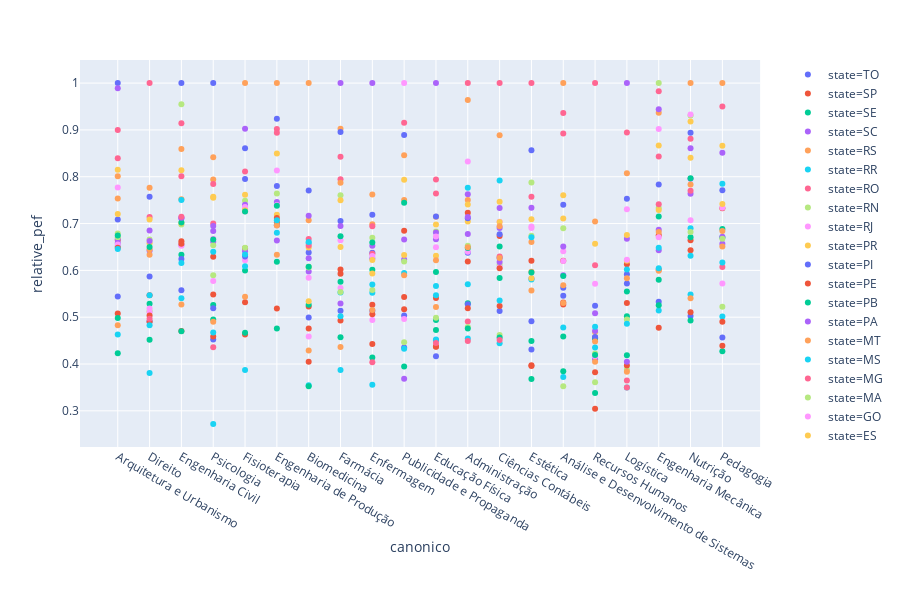

Source (notebook cell):
### Code cell
df = spark.sql("""WITH base as(
select distinct
    offers.university_id AS university_id,
    universities.name AS ies,
    offers.id AS offer_id,
    offers.course_id AS course_id,
    offers.discount_percentage,
    offers.visible,
    offers.offered_price,
    university_offers.full_price,
    campuses.city,
    campuses.state,
    courses.name AS curso,
    clean.name AS canonico,
    courses.kind,
    courses.level,
    courses.shift,
    pre_enrollment_fees.value,
    pre_enrollment_fees.original_value, 
    fee_experiment_alternatives.name AS alternative,
    fee_experiment_alternatives.id AS id_alternative,
    fee_experiment_alternatives.ratio,
    pre_enrollment_fees.value/university_offers.full_price AS pef_full,
    courses.digital_admission
    

from querobolsa_production.offers
    join querobolsa_production.university_offers on university_offers.id=offers.university_offer_id
    join querobolsa_production.pre_enrollment_fees on pre_enrollment_fees.offer_id=offers.id
    join querobolsa_production.courses on courses.id=offers.course_id
    join querobolsa_production.universities on universities.id = offers.university_id
    join querobolsa_production.levels on courses.level = levels.name
    join querobolsa_production.kinds on courses.kind = kinds.name
    join querobolsa_production.experiment_pre_enrollment_fees on pre_enrollment_fees.id = experiment_pre_enrollment_fees.pre_enrollment_fee_id
    join querobolsa_production.fee_experiment_alternatives on fee_experiment_alternatives.id = experiment_pre_enrollment_fees.fee_experiment_alternative_id
    join querobolsa_production.campuses ON courses.campus_id = campuses.id
    join querobolsa_production.canonical_courses can ON courses.canonical_course_id = can.id
    join querobolsa_production.canonical_courses clean ON clean.id = can.clean_canonical_course_id

where
    1=1
    and pre_enrollment_fees.enabled
    and offers.enabled
    and offers.visible
    and fee_experiment_alternatives.ratio <> 0
    and levels.parent_id = 1
    and kinds.parent_id = 1
    and fee_experiment_alternatives.name IN ('baseline')
    and clean.id IN (2,10,14,34,48,115,121,140,153,170,192,211,214,217,257,288,869,341,346,356)
  
      
order by
1,17
),

base_ordem AS(
SELECT
canonico,
AVG(value) AS pef_geral
FROM
base
GROUP BY
1
),

base2 AS(
SELECT
state,
base.canonico,
base_ordem.pef_geral,
AVG(value) AS pef,
AVG(original_value) AS pef_o


FROM
base
JOIN
base_ordem ON base.canonico = base_ordem.canonico

GROUP BY
1,2,3

ORDER BY
1 desc,3 desc
)

SELECT
state,
canonico,
pef_geral,
pef,
pef_o,
MAX(pef) OVER
  (partition by canonico) AS max_pef,
pef/MAX(pef) OVER
  (partition by canonico) AS relative_pef

FROM
base2

ORDER BY 1 desc,3 desc""").toPandas()

fig = px.scatter(df, x='canonico', y='relative_pef', color='state')
fig.show()

### Figure 1 — Plotly figure (JSON) as saved in the notebook; plotly's stock layout.template omitted (floating-point values rounded to 4 significant figures)
{"data": [{"hoverlabel": {"namelength": 0}, "hovertemplate": "state=TO<br>canonico=%{x}<br>relative_pef=%{y}", "legendgroup": "state=TO", "marker": {"color": "#636efa", "symbol": "circle"}, "mode": "markers", "name": "state=TO", "showlegend": true, "type": "scatter", "x": ["Arquitetura e Urbanismo", "Direito", "Engenharia Civil", "Psicologia", "Fisioterapia", "Engenharia de Produção", "Biomedicina", "Farmácia", "Enfermagem", "Publicidade e Propaganda", "Educação Física", "Administração", "Ciências Contábeis", "Estética", "Análise e Desenvolvimento de Sistemas", "Recursos Humanos", "Logística"], "xaxis": "x", "y": [0.7088, 0.5871, 0.5578, 0.4523, 0.7951, 0.9241, 0.6384, 0.7055, 0.6377, 0.5038, 0.451, 0.6376, 0.6263, 0.4913, 0.5628, 0.4561, 0.5718], "yaxis": "y"}, {"hoverlabel": {"namelength": 0}, "hovertemplate": "state=SP<br>canonico=%{x}<br>relative_pef=%{y}", "legendgroup": "state=SP", "marker": {"color": "#EF553B", "symbol": "circle"}, "mode": "markers", "name": "state=SP", "showlegend": true, "type": "scatter", "x": ["Arquitetura e Urbanismo", "Direito", "Engenharia Civil", "Engenharia Mecânica", "Psicologia", "Fisioterapia", "Engenharia de Produção", "Biomedicina", "Farmácia", "Enfermagem", "Nutrição", "Publicidade e Propaganda", "Educação Física", "Administração", "Ciências Contábeis", "Estética", "Análise e Desenvolvimento de Sistemas", "Recursos Humanos", "Pedagogia", "Logística"], "xaxis": "x", "y": [0.6649, 0.5471, 0.6623, 0.675, 0.629, 0.6471, 0.7022, 0.5231, 0.5929, 0.5267, 0.6641, 0.6849, 0.5409, 0.723, 0.6734, 0.6204, 0.6205, 0.456, 0.7328, 0.6133], "yaxis": "y"}, {"hoverlabel": {"namelength": 0}, "hovertemplate": "state=SE<br>canonico=%{x}<br>relative_pef=%{y}", "legendgroup": "state=SE", "marker": {"color": "#00cc96", "symbol": "circle"}, "mode": "markers", "name": "state=SE", "showlegend": true, "type": "scatter", "x": ["Arquitetura e Urbanismo", "Direito", "Engenharia Civil", "Engenharia Mecânica", "Psicologia", "Fisioterapia", "Engenharia de Produção", "Biomedicina", "Farmácia", "Enfermagem", "Nutrição", "Educação Física", "Administração", "Ciências Contábeis", "Estética", "Análise e Desenvolvimento de Sistemas", "Recursos Humanos", "Pedagogia", "Logística"], "xaxis": "x", "y": [0.4232, 0.5285, 0.6332, 0.5798, 0.5263, 0.5997, 0.6185, 0.5264, 0.5756, 0.6013, 0.6708, 0.4728, 0.5296, 0.5839, 0.4493, 0.3844, 0.4547, 0.67, 0.5019], "yaxis": "y"}, {"hoverlabel": {"namelength": 0}, "hovertemplate": "state=SC<br>canonico=%{x}<br>relative_pef=%{y}", "legendgroup": "state=SC", "marker": {"color": "#ab63fa", "symbol": "circle"}, "mode": "markers", "name": "state=SC", "showlegend": true, "type": "scatter", "x": ["Arquitetura e Urbanismo", "Direito", "Engenharia Civil", "Engenharia Mecânica", "Psicologia", "Fisioterapia", "Engenharia de Produção", "Biomedicina", "Farmácia", "Enfermagem", "Nutrição", "Publicidade e Propaganda", "Educação Física", "Administração", "Ciências Contábeis", "Estética", "Análise e Desenvolvimento de Sistemas", "Recursos Humanos", "Pedagogia", "Logística"], "xaxis": "x", "y": [0.6672, 0.6417, 0.654, 0.6433, 0.6613, 0.6407, 0.6637, 0.5976, 0.6947, 0.6526, 0.7956, 0.6234, 0.6663, 0.7625, 0.7335, 0.7338, 0.5897, 0.4104, 0.657, 1], "yaxis": "y"}, {"hoverlabel": {"namelength": 0}, "hovertemplate": "state=RS<br>canonico=%{x}<br>relative_pef=%{y}", "legendgroup": "state=RS", "marker": {"color": "#FFA15A", "symbol": "circle"}, "mode": "markers", "name": "state=RS", "showlegend": true, "type": "scatter", "x": ["Arquitetura e Urbanismo", "Direito", "Engenharia Civil", "Engenharia Mecânica", "Psicologia", "Fisioterapia", "Engenharia de Produção", "Biomedicina", "Farmácia", "Enfermagem", "Nutrição", "Publicidade e Propaganda", "Educação Física", "Administração", "Ciências Contábeis", "Estética", "Análise e Desenvolvimento de Sistemas", "Recursos Humanos", "Pedagogia", "Logística"], "xaxis": "x", "y": [0.801, 0.6448, 0.8593, 0.9367, 0.7939, 1, 1, 1, 0.9024, 0.762, 1, 0.7502, 0.7145, 0.9639, 0.8885, 0.6606, 1, 0.7043, 1, 0.8077], "yaxis": "y"}, {"hoverlabel": {"namelength": 0}, "hovertemplate": "state=RR<br>canonico=%{x}<br>relative_pef=%{y}", "legendgroup": "state=RR", "marker": {"color": "#19d3f3", "symbol": "circle"}, "mode": "markers", "name": "state=RR", "showlegend": true, "type": "scatter", "x": ["Arquitetura e Urbanismo", "Direito", "Engenharia Civil", "Engenharia Mecânica", "Psicologia", "Fisioterapia", "Biomedicina", "Farmácia", "Enfermagem", "Nutrição", "Educação Física", "Administração", "Ciências Contábeis", "Pedagogia", "Logística"], "xaxis": "x", "y": [0.4628, 0.3807, 0.5407, 0.5144, 0.2721, 0.3875, 0.3548, 0.3872, 0.3558, 0.5486, 0.4525, 0.4546, 0.4444, 0.5014, 0.3499], "yaxis": "y"}, {"hoverlabel": {"namelength": 0}, "hovertemplate": "state=RO<br>canonico=%{x}<br>relative_pef=%{y}", "legendgroup": "state=RO", "marker": {"color": "#FF6692", "symbol": "circle"}, "mode": "markers", "name": "state=RO", "showlegend": true, "type": "scatter", "x": ["Arquitetura e Urbanismo", "Direito", "Engenharia Civil", "Engenharia Mecânica", "Psicologia", "Fisioterapia", "Engenharia de Produção", "Biomedicina", "Farmácia", "Enfermagem", "Nutrição", "Educação Física", "Administração", "Ciências Contábeis", "Estética", "Análise e Desenvolvimento de Sistemas", "Recursos Humanos", "Pedagogia", "Logística"], "xaxis": "x", "y": [0.8997, 1, 0.914, 0.9828, 0.7002, 0.7264, 0.902, 0.6668, 0.7948, 0.6355, 0.8814, 0.7941, 0.4908, 0.6295, 1, 0.8921, 1, 0.6074, 0.3647], "yaxis": "y"}, {"hoverlabel": {"namelength": 0}, "hovertemplate": "state=RN<br>canonico=%{x}<br>relative_pef=%{y}", "legendgroup": "state=RN", "marker": {"color": "#B6E880", "symbol": "circle"}, "mode": "markers", "name": "state=RN", "showlegend": true, "type": "scatter", "x": ["Arquitetura e Urbanismo", "Direito", "Engenharia Civil", "Engenharia Mecânica", "Psicologia", "Fisioterapia", "Engenharia de Produção", "Biomedicina", "Farmácia", "Enfermagem", "Nutrição", "Publicidade e Propaganda", "Educação Física", "Administração", "Ciências Contábeis", "Estética", "Análise e Desenvolvimento de Sistemas", "Recursos Humanos", "Pedagogia", "Logística"], "xaxis": "x", "y": [0.6708, 0.5125, 0.9549, 1, 0.6536, 0.7486, 0.6975, 0.6079, 0.7603, 0.6696, 0.9306, 0.6188, 0.6831, 0.479, 0.4619, 0.6738, 0.3526, 0.3608, 0.5223, 0.3875], "yaxis": "y"}, {"hoverlabel": {"namelength": 0}, "hovertemplate": "state=RJ<br>canonico=%{x}<br>relative_pef=%{y}", "legendgroup": "state=RJ", "marker": {"color": "#FF97FF", "symbol": "circle"}, "mode": "markers", "name": "state=RJ", "showlegend": true, "type": "scatter", "x": ["Arquitetura e Urbanismo", "Direito", "Engenharia Civil", "Engenharia Mecânica", "Psicologia", "Fisioterapia", "Engenharia de Produção", "Biomedicina", "Farmácia", "Enfermagem", "Nutrição", "Publicidade e Propaganda", "Educação Física", "Administração", "Ciências Contábeis", "Estética", "Análise e Desenvolvimento de Sistemas", "Recursos Humanos", "Pedagogia", "Logística"], "xaxis": "x", "y": [0.7771, 0.5107, 0.7131, 0.9017, 0.6677, 0.6215, 0.8135, 0.4586, 0.5626, 0.4938, 0.707, 1, 0.6492, 0.8324, 0.7036, 0.6936, 0.6407, 0.5716, 0.7337, 0.7305], "yaxis": "y"}, {"hoverlabel": {"namelength": 0}, "hovertemplate": "state=PR<br>canonico=%{x}<br>relative_pef=%{y}", "legendgroup": "state=PR", "marker": {"color": "#FECB52", "symbol": "circle"}, "mode": "markers", "name": "state=PR", "showlegend": true, "type": "scatter", "x": ["Arquitetura e Urbanismo", "Direito", "Engenharia Civil", "Engenharia Mecânica", "Psicologia", "Fisioterapia", "Engenharia de Produção", "Biomedicina", "Farmácia", "Enfermagem", "Nutrição", "Publicidade e Propaganda", "Educação Física", "Administração", "Ciências Contábeis", "Estética", "Análise e Desenvolvimento de Sistemas", "Recursos Humanos", "Pedagogia", "Logística"], "xaxis": "x", "y": [0.8147, 0.658, 0.8141, 0.8666, 0.7552, 0.7614, 0.7187, 0.6487, 0.7497, 0.5933, 0.8404, 0.7934, 0.6313, 0.7044, 0.7032, 0.7093, 0.7602, 0.4679, 0.7419, 0.6207], "yaxis": "y"}, {"hoverlabel": {"namelength": 0}, "hovertemplate": "state=PI<br>canonico=%{x}<br>relative_pef=%{y}", "legendgroup": "state=PI", "marker": {"color": "#636efa", "symbol": "circle"}, "mode": "markers", "name": "state=PI", "showlegend": true, "type": "scatter", "x": ["Arquitetura e Urbanismo", "Direito", "Engenharia Civil", "Engenharia Mecânica", "Psicologia", "Fisioterapia", "Engenharia de Produção", "Biomedicina", "Farmácia", "Enfermagem", "Nutrição", "Publicidade e Propaganda", "Educação Física", "Administração", "Ciências Contábeis", "Estética", "Análise e Desenvolvimento de Sistemas", "Recursos Humanos", "Pedagogia", "Logística"], "xaxis": "x", "y": [0.544, 0.4909, 0.6244, 0.5328, 0.5191, 0.6299, 0.6967, 0.4992, 0.5139, 0.5138, 0.5025, 0.4355, 0.4168, 0.5276, 0.5131, 0.4307, 0.5456, 0.4579, 0.4566, 0.5918], "yaxis": "y"}, {"hoverlabel": {"namelength": 0}, "hovertemplate": "state=PE<br>canonico=%{x}<br>relative_pef=%{y}", "legendgroup": "state=PE", "marker": {"color": "#EF553B", "symbol": "circle"}, "mode": "markers", "name": "state=PE", "showlegend": true, "type": "scatter", "x": ["Arquitetura e Urbanismo", "Direito", "Engenharia Civil", "Engenharia Mecânica", "Psicologia", "Fisioterapia", "Engenharia de Produção", "Biomedicina", "Farmácia", "Enfermagem", "Nutrição", "Publicidade e Propaganda", "Educação Física", "Administração", "Ciências Contábeis", "Estética", "Análise e Desenvolvimento de Sistemas", "Recursos Humanos", "Pedagogia", "Logística"], "xaxis": "x", "y": [0.5077, 0.5036, 0.4705, 0.4773, 0.459, 0.4631, 0.5188, 0.4051, 0.4929, 0.443, 0.5107, 0.5172, 0.4376, 0.5189, 0.5241, 0.3974, 0.5272, 0.3046, 0.4903, 0.3971], "yaxis": "y"}, {"hoverlabel": {"namelength": 0}, "hovertemplate": "state=PB<br>canonico=%{x}<br>relative_pef=%{y}", "legendgroup": "state=PB", "marker": {"color": "#00cc96", "symbol": "circle"}, "mode": "markers", "name": "state=PB", "showlegend": true, "type": "scatter", "x": ["Arquitetura e Urbanismo", "Direito", "Engenharia Civil", "Engenharia Mecânica", "Psicologia", "Fisioterapia", "Engenharia de Produção", "Biomedicina", "Farmácia", "Enfermagem", "Nutrição", "Publicidade e Propaganda", "Educação Física", "Administração", "Ciências Contábeis", "Estética", "Análise e Desenvolvimento de Sistemas", "Recursos Humanos", "Pedagogia", "Logística"], "xaxis": "x", "y": [0.4981, 0.4518, 0.47, 0.5255, 0.4951, 0.4668, 0.4756, 0.3524, 0.457, 0.4141, 0.493, 0.3947, 0.494, 0.4761, 0.4565, 0.3681, 0.4589, 0.3384, 0.4273, 0.4186], "yaxis": "y"}, {"hoverlabel": {"namelength": 0}, "hovertemplate": "state=PA<br>canonico=%{x}<br>relative_pef=%{y}", "legendgroup": "state=PA", "marker": {"color": "#ab63fa", "symbol": "circle"}, "mode": "markers", "name": "state=PA", "showlegend": true, "type": "scatter", "x": ["Arquitetura e Urbanismo", "Direito", "Engenharia Civil", "Engenharia Mecânica", "Psicologia", "Fisioterapia", "Engenharia de Produção", "Biomedicina", "Farmácia", "Enfermagem", "Nutrição", "Publicidade e Propaganda", "Educação Física", "Administração", "Ciências Contábeis", "Estética", "Análise e Desenvolvimento de Sistemas", "Recursos Humanos", "Pedagogia", "Logística"], "xaxis": "x", "y": [0.6584, 0.6849, 0.7107, 0.687, 0.695, 0.7403, 0.746, 0.6259, 0.5295, 0.6255, 0.7634, 0.6661, 0.6811, 0.6775, 0.6906, 0.5827, 0.651, 0.4708, 0.672, 0.6675], "yaxis": "y"}, {"hoverlabel": {"namelength": 0}, "hovertemplate": "state=MT<br>canonico=%{x}<br>relative_pef=%{y}", "legendgroup": "state=MT", "marker": {"color": "#FFA15A", "symbol": "circle"}, "mode": "markers", "name": "state=MT", "showlegend": true, "type": "scatter", "x": ["Arquitetura e Urbanismo", "Direito", "Engenharia Civil", "Engenharia Mecânica", "Psicologia", "Fisioterapia", "Engenharia de Produção", "Biomedicina", "Farmácia", "Enfermagem", "Nutrição", "Publicidade e Propaganda", "Educação Física", "Administração", "Ciências Contábeis", "Estética", "Análise e Desenvolvimento de Sistemas", "Recursos Humanos", "Pedagogia", "Logística"], "xaxis": "x", "y": [0.7535, 0.6336, 0.7517, 0.682, 0.8417, 0.7307, 0.696, 0.7071, 0.7874, 0.6987, 0.7832, 0.8457, 0.6214, 0.7504, 0.6941, 0.5971, 0.5683, 0.4479, 0.6511, 0.3835], "yaxis": "y"}, {"hoverlabel": {"namelength": 0}, "hovertemplate": "state=MS<br>canonico=%{x}<br>relative_pef=%{y}", "legendgroup": "state=MS", "marker": {"color": "#19d3f3", "symbol": "circle"}, "mode": "markers", "name": "state=MS", "showlegend": true, "type": "scatter", "x": ["Arquitetura e Urbanismo", "Direito", "Engenharia Civil", "Engenharia Mecânica", "Psicologia", "Fisioterapia", "Engenharia de Produção", "Biomedicina", "Farmácia", "Enfermagem", "Nutrição", "Publicidade e Propaganda", "Educação Física", "Administração", "Ciências Contábeis", "Estética", "Análise e Desenvolvimento de Sistemas", "Recursos Humanos", "Pedagogia", "Logística"], "xaxis": "x", "y": [0.6511, 0.5467, 0.6158, 0.6482, 0.6397, 0.6337, 0.6803, 0.6584, 0.5528, 0.5521, 0.6898, 0.5946, 0.5664, 0.7767, 0.7921, 0.5806, 0.4779, 0.4795, 0.7849, 0.6021], "yaxis": "y"}, {"hoverlabel": {"namelength": 0}, "hovertemplate": "state=MG<br>canonico=%{x}<br>relative_pef=%{y}", "legendgroup": "state=MG", "marker": {"color": "#FF6692", "symbol": "circle"}, "mode": "markers", "name": "state=MG", "showlegend": true, "type": "scatter", "x": ["Arquitetura e Urbanismo", "Direito", "Engenharia Civil", "Engenharia Mecânica", "Psicologia", "Fisioterapia", "Engenharia de Produção", "Biomedicina", "Farmácia", "Enfermagem", "Nutrição", "Publicidade e Propaganda", "Educação Física", "Administração", "Ciências Contábeis", "Estética", "Análise e Desenvolvimento de Sistemas", "Recursos Humanos", "Pedagogia", "Logística"], "xaxis": "x", "y": [0.8396, 0.7139, 0.8013, 0.8433, 0.7845, 0.8111, 0.8937, 0.653, 0.8427, 0.6945, 0.7699, 0.9156, 0.7641, 1, 1, 0.7572, 0.9359, 0.6109, 0.9501, 0.8942], "yaxis": "y"}, {"hoverlabel": {"namelength": 0}, "hovertemplate": "state=MA<br>canonico=%{x}<br>relative_pef=%{y}", "legendgroup": "state=MA", "marker": {"color": "#B6E880", "symbol": "circle"}, "mode": "markers", "name": "state=MA", "showlegend": true, "type": "scatter", "x": ["Arquitetura e Urbanismo", "Direito", "Engenharia Civil", "Engenharia Mecânica", "Psicologia", "Fisioterapia", "Engenharia de Produção", "Biomedicina", "Farmácia", "Enfermagem", "Nutrição", "Publicidade e Propaganda", "Educação Física", "Administração", "Ciências Contábeis", "Estética", "Análise e Desenvolvimento de Sistemas", "Recursos Humanos", "Pedagogia", "Logística"], "xaxis": "x", "y": [0.6786, 0.6661, 0.698, 0.7333, 0.5894, 0.6482, 0.7642, 0.6061, 0.554, 0.5582, 0.6818, 0.4463, 0.499, 0.6528, 0.612, 0.7875, 0.69, 0.4225, 0.6677, 0.4951], "yaxis": "y"}, {"hoverlabel": {"namelength": 0}, "hovertemplate": "state=GO<br>canonico=%{x}<br>relative_pef=%{y}", "legendgroup": "state=GO", "marker": {"color": "#FF97FF", "symbol": "circle"}, "mode": "markers", "name": "state=GO", "showlegend": true, "type": "scatter", "x": ["Arquitetura e Urbanismo", "Direito", "Engenharia Civil", "Engenharia Mecânica", "Psicologia", "Fisioterapia", "Engenharia de Produção", "Biomedicina", "Farmácia", "Enfermagem", "Nutrição", "Publicidade e Propaganda", "Educação Física", "Administração", "Ciências Contábeis", "Estética", "Análise e Desenvolvimento de Sistemas", "Recursos Humanos", "Pedagogia", "Logística"], "xaxis": "x", "y": [0.6551, 0.5184, 0.6528, 0.6708, 0.5775, 0.7351, 0.7394, 0.5844, 0.6643, 0.6306, 0.9331, 0.496, 0.6723, 0.6399, 0.6066, 0.6903, 0.6199, 0.4166, 0.572, 0.6225], "yaxis": "y"}, {"hoverlabel": {"namelength": 0}, "hovertemplate": "state=ES<br>canonico=%{x}<br>relative_pef=%{y}", "legendgroup": "state=ES", "marker": {"color": "#FECB52", "symbol": "circle"}, "mode": "markers", "name": "state=ES", "showlegend": true, "type": "scatter", "x": ["Arquitetura e Urbanismo", "Direito", "Engenharia Civil", "Engenharia Mecânica", "Psicologia", "Fisioterapia", "Engenharia de Produção", "Biomedicina", "Farmácia", "Enfermagem", "Nutrição", "Publicidade e Propaganda", "Educação Física", "Administração", "Ciências Contábeis", "Estética", "Análise e Desenvolvimento de Sistemas", "Recursos Humanos", "Pedagogia", "Logística"], "xaxis": "x", "y": [0.7206, 0.7086, 0.7014, 0.7289, 0.7571, 0.7286, 0.8499, 0.534, 0.6502, 0.6223, 0.9182, 0.6327, 0.6977, 0.7409, 0.7464, 0.5833, 0.7108, 0.6567, 0.8663, 0.6755], "yaxis": "y"}, {"hoverlabel": {"namelength": 0}, "hovertemplate": "state=DF<br>canonico=%{x}<br>relative_pef=%{y}", "legendgroup": "state=DF", "marker": {"color": "#636efa", "symbol": "circle"}, "mode": "markers", "name": "state=DF", "showlegend": true, "type": "scatter", "x": ["Arquitetura e Urbanismo", "Direito", "Engenharia Civil", "Engenharia Mecânica", "Psicologia", "Fisioterapia", "Engenharia de Produção", "Biomedicina", "Farmácia", "Enfermagem", "Nutrição", "Publicidade e Propaganda", "Educação Física", "Administração", "Ciências Contábeis", "Estética", "Análise e Desenvolvimento de Sistemas", "Recursos Humanos", "Pedagogia", "Logística"], "xaxis": "x", "y": [1, 0.7571, 1, 0.7833, 1, 0.8606, 0.7801, 0.7708, 0.8957, 0.7187, 0.8938, 0.8891, 0.715, 0.7114, 0.677, 0.8565, 0.7402, 0.5245, 0.771, 0.7527], "yaxis": "y"}, {"hoverlabel": {"namelength": 0}, "hovertemplate": "state=CE<br>canonico=%{x}<br>relative_pef=%{y}", "legendgroup": "state=CE", "marker": {"color": "#EF553B", "symbol": "circle"}, "mode": "markers", "name": "state=CE", "showlegend": true, "type": "scatter", "x": ["Arquitetura e Urbanismo", "Direito", "Engenharia Civil", "Engenharia Mecânica", "Psicologia", "Fisioterapia", "Engenharia de Produção", "Biomedicina", "Farmácia", "Enfermagem", "Nutrição", "Publicidade e Propaganda", "Educação Física", "Administração", "Ciências Contábeis", "Estética", "Análise e Desenvolvimento de Sistemas", "Recursos Humanos", "Pedagogia", "Logística"], "xaxis": "x", "y": [0.6481, 0.4904, 0.657, 0.6011, 0.5483, 0.5317, 0.7121, 0.4759, 0.602, 0.5062, 0.6432, 0.543, 0.4369, 0.6191, 0.6046, 0.3956, 0.5313, 0.3823, 0.4388, 0.5305], "yaxis": "y"}, {"hoverlabel": {"namelength": 0}, "hovertemplate": "state=BA<br>canonico=%{x}<br>relative_pef=%{y}", "legendgroup": "state=BA", "marker": {"color": "#00cc96", "symbol": "circle"}, "mode": "markers", "name": "state=BA", "showlegend": true, "type": "scatter", "x": ["Arquitetura e Urbanismo", "Direito", "Engenharia Civil", "Engenharia Mecânica", "Psicologia", "Fisioterapia", "Engenharia de Produção", "Biomedicina", "Farmácia", "Enfermagem", "Nutrição", "Publicidade e Propaganda", "Educação Física", "Administração", "Ciências Contábeis", "Estética", "Análise e Desenvolvimento de Sistemas", "Recursos Humanos", "Pedagogia", "Logística"], "xaxis": "x", "y": [0.6746, 0.6501, 0.7023, 0.715, 0.666, 0.7256, 0.7383, 0.6075, 0.6726, 0.6595, 0.7969, 0.7445, 0.5967, 0.648, 0.6508, 0.5957, 0.5881, 0.4193, 0.6882, 0.5548], "yaxis": "y"}, {"hoverlabel": {"namelength": 0}, "hovertemplate": "state=AP<br>canonico=%{x}<br>relative_pef=%{y}", "legendgroup": "state=AP", "marker": {"color": "#ab63fa", "symbol": "circle"}, "mode": "markers", "name": "state=AP", "showlegend": true, "type": "scatter", "x": ["Arquitetura e Urbanismo", "Direito", "Engenharia Civil", "Engenharia Mecânica", "Psicologia", "Fisioterapia", "Biomedicina", "Farmácia", "Enfermagem", "Nutrição", "Publicidade e Propaganda", "Educação Física", "Administração", "Ciências Contábeis", "Recursos Humanos", "Pedagogia", "Logística"], "xaxis": "x", "y": [0.9889, 0.663, 0.7123, 0.944, 0.684, 0.9025, 0.7167, 1, 1, 0.861, 0.3687, 1, 0.7138, 0.6178, 0.5085, 0.8511, 0.4048], "yaxis": "y"}, {"hoverlabel": {"namelength": 0}, "hovertemplate": "state=AM<br>canonico=%{x}<br>relative_pef=%{y}", "legendgroup": "state=AM", "marker": {"color": "#FFA15A", "symbol": "circle"}, "mode": "markers", "name": "state=AM", "showlegend": true, "type": "scatter", "x": ["Arquitetura e Urbanismo", "Direito", "Engenharia Civil", "Engenharia Mecânica", "Psicologia", "Fisioterapia", "Engenharia de Produção", "Biomedicina", "Farmácia", "Enfermagem", "Nutrição", "Publicidade e Propaganda", "Educação Física", "Administração", "Ciências Contábeis", "Estética", "Análise e Desenvolvimento de Sistemas", "Recursos Humanos", "Pedagogia", "Logística"], "xaxis": "x", "y": [0.4826, 0.7763, 0.5269, 0.5994, 0.4902, 0.5436, 0.6332, 0.4289, 0.4361, 0.5154, 0.5405, 0.5894, 0.5219, 0.6494, 0.6264, 0.5568, 0.5305, 0.4051, 0.6843, 0.5832], "yaxis": "y"}, {"hoverlabel": {"namelength": 0}, "hovertemplate": "state=AL<br>canonico=%{x}<br>relative_pef=%{y}", "legendgroup": "state=AL", "marker": {"color": "#19d3f3", "symbol": "circle"}, "mode": "markers", "name": "state=AL", "showlegend": true, "type": "scatter", "x": ["Arquitetura e Urbanismo", "Direito", "Engenharia Civil", "Engenharia Mecânica", "Psicologia", "Fisioterapia", "Engenharia de Produção", "Biomedicina", "Farmácia", "Enfermagem", "Nutrição", "Publicidade e Propaganda", "Educação Física", "Administração", "Ciências Contábeis", "Estética", "Análise e Desenvolvimento de Sistemas", "Recursos Humanos", "Pedagogia", "Logística"], "xaxis": "x", "y": [0.6458, 0.4826, 0.7501, 0.6043, 0.4674, 0.609, 0.707, 0.6608, 0.5021, 0.5699, 0.6312, 0.4328, 0.5469, 0.5702, 0.5356, 0.6709, 0.3721, 0.4352, 0.6167, 0.4858], "yaxis": "y"}, {"hoverlabel": {"namelength": 0}, "hovertemplate": "state=AC<br>canonico=%{x}<br>relative_pef=%{y}", "legendgroup": "state=AC", "marker": {"color": "#FF6692", "symbol": "circle"}, "mode": "markers", "name": "state=AC", "showlegend": true, "type": "scatter", "x": ["Direito", "Engenharia Civil", "Engenharia Mecânica", "Psicologia", "Enfermagem", "Educação Física", "Administração", "Ciências Contábeis", "Logística"], "xaxis": "x", "y": [0.4968, 0.7145, 0.741, 0.4361, 0.4037, 0.445, 0.4491, 0.4511, 0.3499], "yaxis": "y"}], "layout": {"height": 600, "legend": {"tracegroupgap": 0}, "margin": {"t": 60}, "xaxis": {"anchor": "y", "domain": [0, 0.98], "title": {"text": "canonico"}}, "yaxis": {"anchor": "x", "domain": [0, 1], "title": {"text": "relative_pef"}}}}
